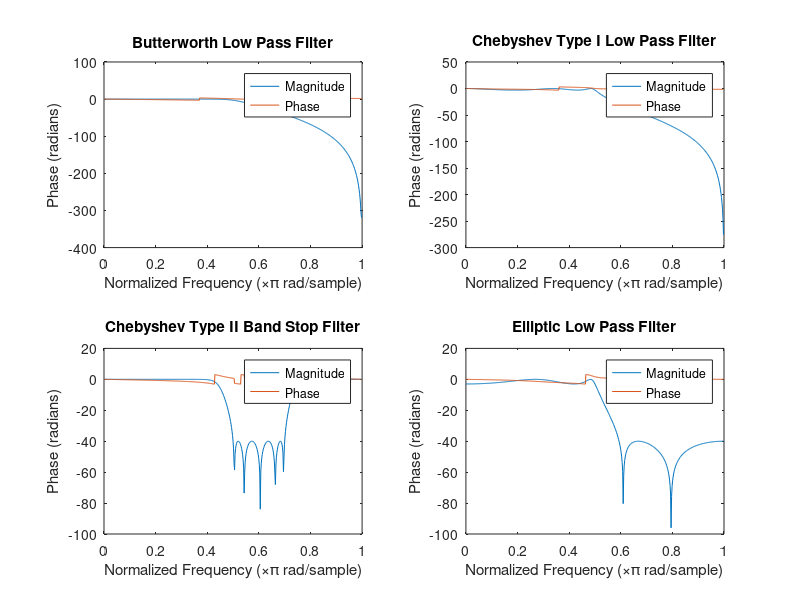

Here is the MATLAB script that generated this plot: (Note: this script raises an error after producing the figure.)
% Define design parameters
wc1 = 0.5;
wc2 = 0.7;
rp = 3;   % Passband ripple
rs = 40;  % Stopband attenuation

% Calculate the minimum order of filters
[n_wc1, Wn1_butter] = buttord(wc1, wc2, rp, rs);
[n_wc1_cheby1, Wn1_cheby1] = cheb1ord(wc1, wc2, rp, rs);
[n_wc2_cheby2, Wn2_cheby2] = cheb2ord(wc1, wc2, rp, rs);
[n_wc1_ellip, Wn1_ellip] = ellipord(wc1, wc2, rp, rs);

% Design Butterworth filter
[b1, a1] = butter(n_wc1, Wn1_butter, 'low');
[H1, W1] = freqz(b1, a1);
PHI1 = angle(H1);

% Design Chebyshev Type I filter
[b2, a2] = cheby1(n_wc1_cheby1, rp, Wn1_cheby1, 'low');
[H2, W2] = freqz(b2, a2);
PHI2 = angle(H2);

% Design Chebyshev Type II filter
Wn_stop = [wc1 wc2]; % Define stopband frequencies properly
[b3, a3] = cheby2(n_wc2_cheby2, rs, Wn_stop, 'stop');
[H3, W3] = freqz(b3, a3);
PHI3 = angle(H3);

% Design Elliptic filter
[b4, a4] = ellip(n_wc1_ellip, rp, rs, Wn1_ellip, 'low');
[H4, W4] = freqz(b4, a4);
PHI4 = angle(H4);

% Plot frequency response for all filters
figure;

% Butterworth Filter
subplot(2,2,1);
plot(W1/pi, 20*log10(abs(H1)));
title('Butterworth Low Pass Filter');
xlabel('Normalized Frequency (\times\pi rad/sample)');
ylabel('Magnitude (dB)');
hold on;
plot(W1/pi, PHI1);
ylabel('Phase (radians)');
legend('Magnitude','Phase');

% Chebyshev Type I Filter
subplot(2,2,2);
plot(W2/pi, 20*log10(abs(H2)));
title('Chebyshev Type I Low Pass Filter');
xlabel('Normalized Frequency (\times\pi rad/sample)');
ylabel('Magnitude (dB)');
hold on;
plot(W2/pi, PHI2);
ylabel('Phase (radians)');
legend('Magnitude','Phase');

% Chebyshev Type II Filter
subplot(2,2,3);
plot(W3/pi, 20*log10(abs(H3)));
title('Chebyshev Type II Band Stop Filter');
xlabel('Normalized Frequency (\times\pi rad/sample)');
ylabel('Magnitude (dB)');
hold on;
plot(W3/pi, PHI3);
ylabel('Phase (radians)');
legend('Magnitude','Phase');

% Elliptic Filter
subplot(2,2,4);
plot(W4/pi, 20*log10(abs(H4)));
title('Elliptic Low Pass Filter');
xlabel('Normalized Frequency (\times\pi rad/sample)');
ylabel('Magnitude (dB)');
hold on;
plot(W4/pi, PHI4);
ylabel('Phase (radians)');
legend('Magnitude','Phase');

% Adjust layout to prevent label overlap
sgtitle('Filter Frequency Responses');